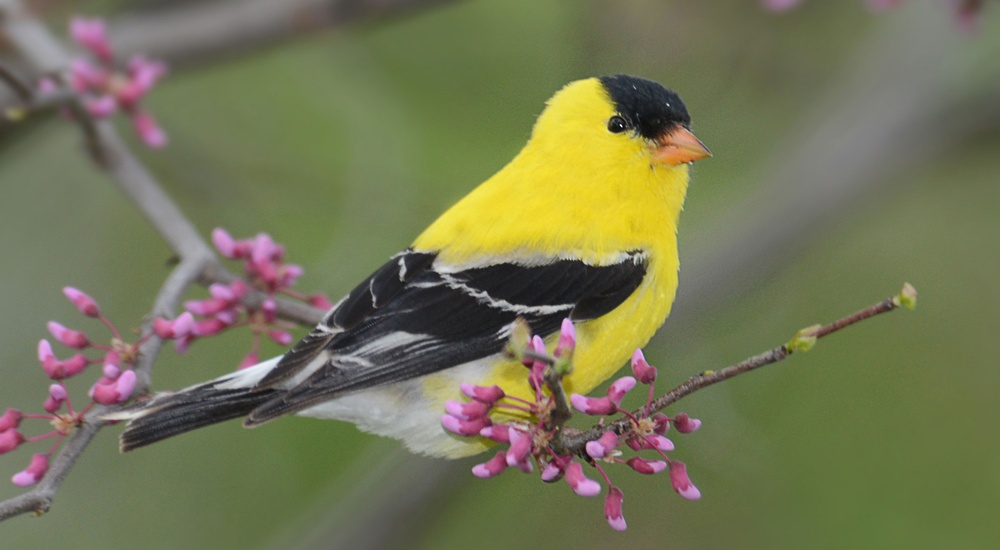
#> input picture AIML-class-codes/images/Goldfinch.jpg, 1000 x 550 px, shrunk from 4000 x 2200 before the run
$ python AddingNoiseToImage.py
#> lines starting #> are read from the running program, lines starting #| are printed output that depends on the picture
import cv2
import numpy as np

# Load the image
image = cv2.imread('../../images/Goldfinch.jpg')
#> image is the input picture: shape (550, 1000, 3); mean B, G, R 84.6, 117.5, 116.3

# Convert the image to float32
image = image.astype(np.float32)

# Specify the mean and standard deviation for the Gaussian noise
mean = 0
stddev = 20 # This value can be changed to increase/decrease the noise level in the image

# Generate Gaussian noise
noise = np.random.normal(mean, stddev, image.shape)

# Add the noise to the image
noisy_image = image + noise
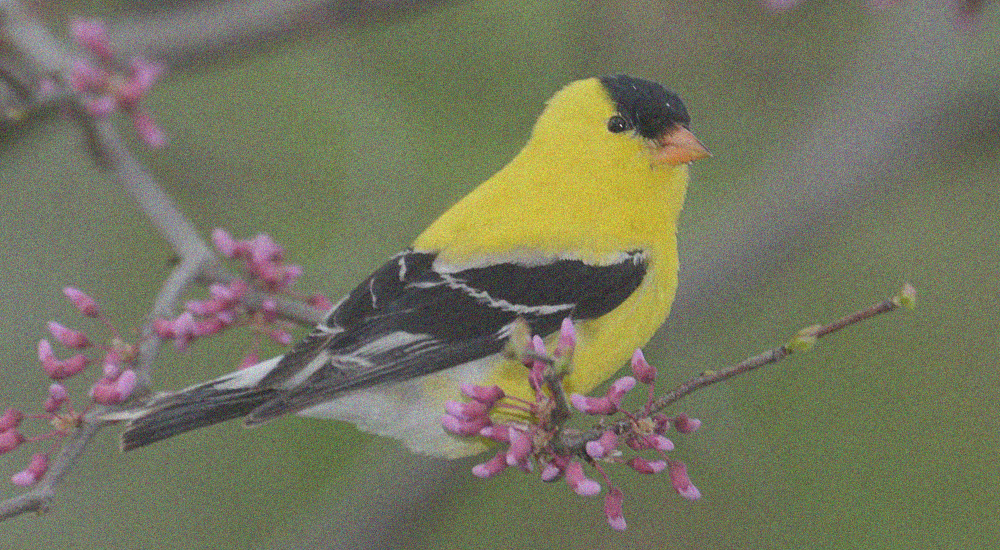
#> noisy_image: shape (550, 1000, 3) float64; mean B, G, R 84.6, 117.6, 116.4; drawn with min black and max white

# Clip the values to be within the valid image pixel range [0, 255]
noisy_image = np.clip(noisy_image, 0, 255)

# Convert the image back to uint8
noisy_image = noisy_image.astype(np.uint8)

cv2.imwrite('../../images/NoisyButterFly.png', noisy_image)

$ run again, with AIML-class-codes/images/train.jpg copied over AIML-class-codes/images/Goldfinch.jpg
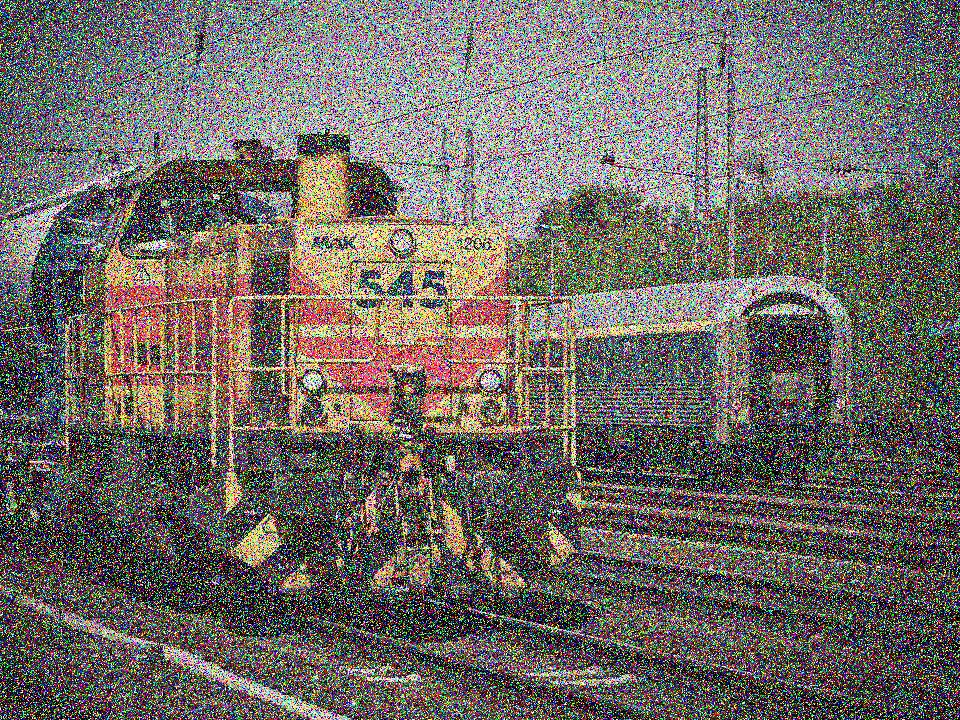
#> input picture AIML-class-codes/images/train.jpg, 960 x 720 px
#> image is the input picture: shape (720, 960, 3); mean B, G, R 102, 106.2, 111.9
#> `noisy_image = image + noise`:
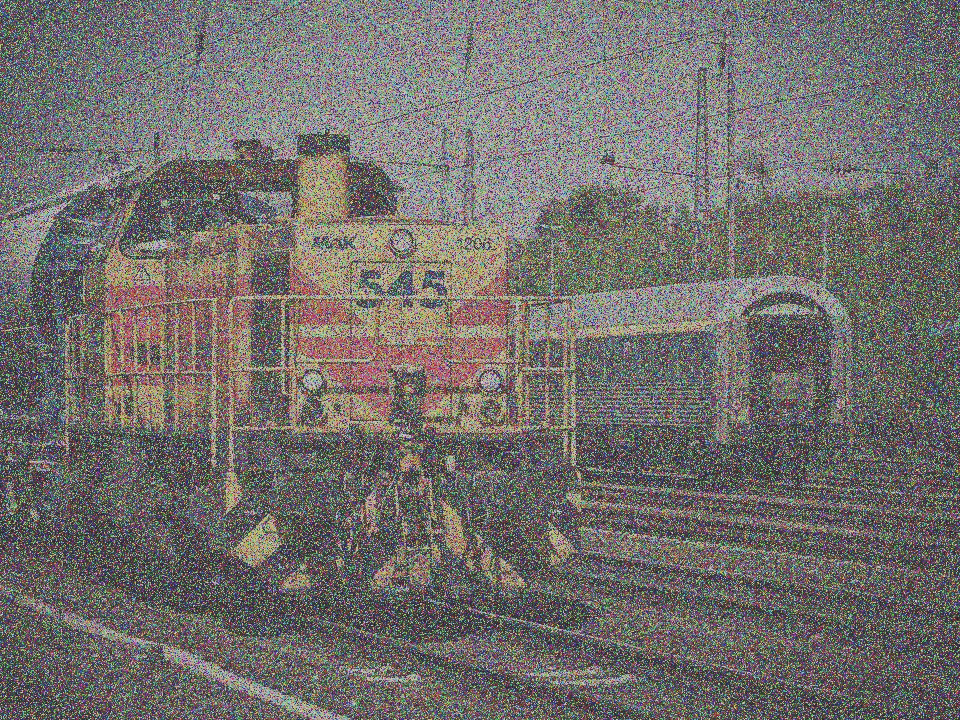
#> noisy_image: shape (720, 960, 3) float64; mean B, G, R 102, 106.3, 111.9; drawn with min black and max white

$ run again, with AIML-class-codes/images/ButterFly.png saved as AIML-class-codes/images/Goldfinch.jpg
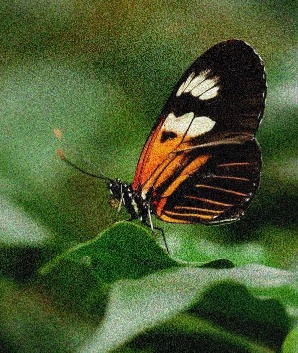
#> input picture AIML-class-codes/images/ButterFly.png, 298 x 353 px
#> image is the input picture: shape (353, 298, 3); mean B, G, R 48.1, 89.1, 72.4
#> `noisy_image = image + noise`:
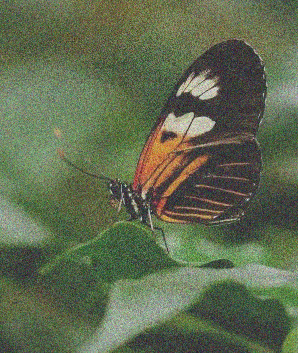
#> noisy_image: shape (353, 298, 3) float64; mean B, G, R 48, 89.2, 72.4; drawn with min black and max white
#> `noisy_image = np.clip(noisy_image, 0, 255)`:
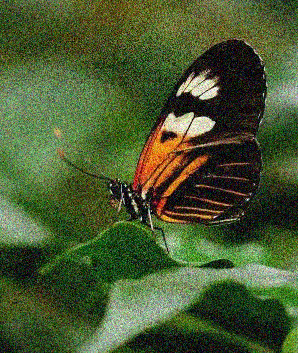
#> noisy_image: shape (353, 298, 3) float64; mean B, G, R 49.5, 89.6, 73
